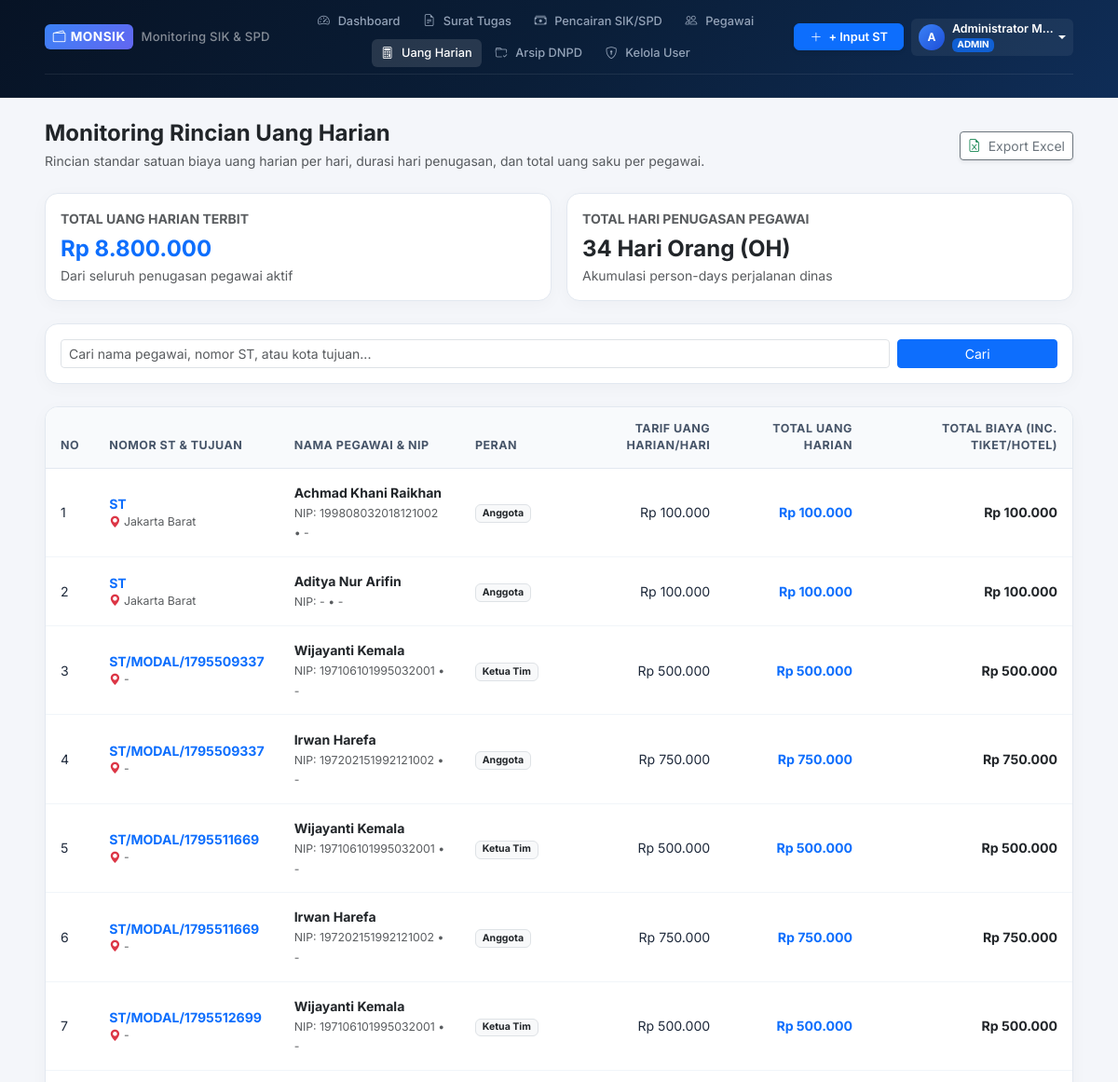
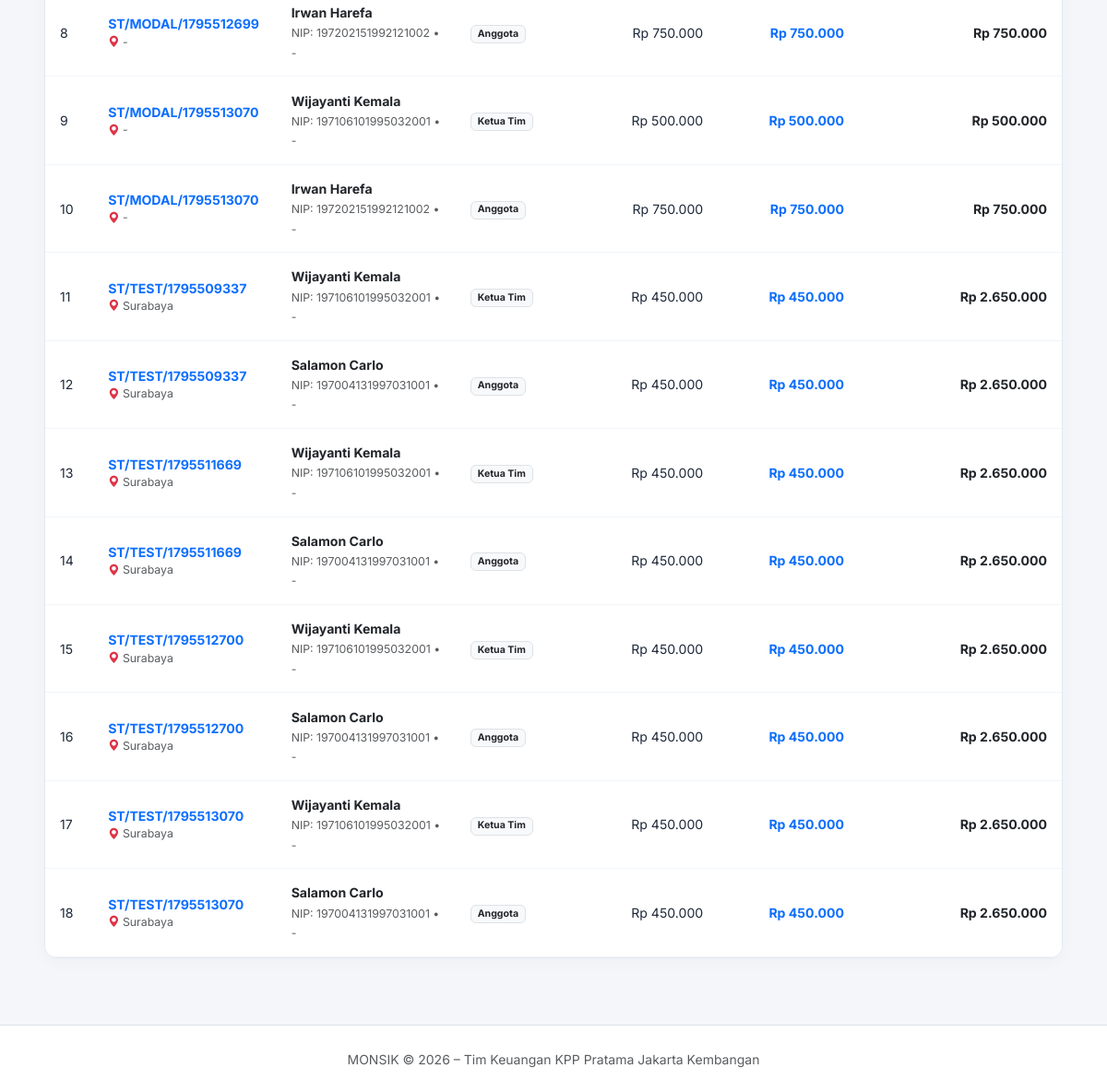
The page /monitoring/uang-harian (signed in) on the database its author committed (2 pictures, top to bottom).
### app/models.py (models this page shows, shortened)
class User(UserMixin, db.Model):
    __tablename__ = 'users'
    id = db.Column(db.Integer, primary_key=True)
    username = db.Column(db.String(64), unique=True, nullable=False, index=True)
    password_hash = db.Column(db.String(256), nullable=False)
    nama_lengkap = db.Column(db.String(128), nullable=False)
    nip = db.Column(db.String(32), unique=True, nullable=True)
    jabatan = db.Column(db.String(100), nullable=True)
    golongan = db.Column(db.String(20), nullable=True)
    role = db.Column(db.String(20), nullable=False, default='PEGAWAI')  # 'ADMIN', 'BENDAHARA', 'PEGAWAI'
    is_active = db.Column(db.Boolean, default=True)
    created_at = db.Column(db.DateTime, default=datetime.utcnow)
    created_st = db.relationship('SuratTugas', backref='pembuat', lazy=True, foreign_keys='SuratTugas.created_by_id')
    @property
    def is_admin(self):
        return self.role == 'ADMIN'
    @property
    def is_bendahara(self):
        return self.role in ['ADMIN', 'BENDAHARA']

class PesertaST(db.Model):
    __tablename__ = 'peserta_st'
    id = db.Column(db.Integer, primary_key=True)
    surat_tugas_id = db.Column(db.Integer, db.ForeignKey('surat_tugas.id'), nullable=False)
    user_id = db.Column(db.Integer, db.ForeignKey('users.id'), nullable=True)
    nama_pegawai = db.Column(db.String(128), nullable=False)
    nip = db.Column(db.String(32), nullable=True)
    golongan = db.Column(db.String(20), nullable=True)
    jabatan = db.Column(db.String(100), nullable=True)
    peran = db.Column(db.String(50), default='Anggota') # Ketua Tim / Anggota / Pengemudi
    uang_harian_per_hari = db.Column(db.Float, default=430000.0) # SBU standar per hari
    jumlah_hari = db.Column(db.Integer, default=1)
    total_uang_harian = db.Column(db.Float, default=0.0)
    biaya_transport = db.Column(db.Float, default=0.0) # Tiket pesawat / kereta / bbm / tol
    biaya_penginapan = db.Column(db.Float, default=0.0) # Hotel / wisma
    biaya_lain = db.Column(db.Float, default=0.0) # Representasi / sewa kendaraan lokal
    total_biaya_peserta = db.Column(db.Float, default=0.0)
    status_lpj_peserta = db.Column(db.String(30), default='BELUM_LPJ')
    keterangan = db.Column(db.String(255), nullable=True)
    user = db.relationship('User', backref='riwayat_st', foreign_keys=[user_id])

class SuratTugas(db.Model):
    __tablename__ = 'surat_tugas'
    id = db.Column(db.Integer, primary_key=True)
    nomor_st = db.Column(db.String(100), unique=True, nullable=False, index=True)
    nomor_spd = db.Column(db.String(100), nullable=True)
    tanggal_st = db.Column(db.Date, nullable=False, default=datetime.utcnow)
    maksud_tugas = db.Column(db.Text, nullable=False)
    tempat_tujuan = db.Column(db.String(200), nullable=True, default='-')
    kota_tujuan = db.Column(db.String(100), nullable=True, default='-')
    tanggal_berangkat = db.Column(db.Date, nullable=True, default=datetime.utcnow)
    tanggal_kembali = db.Column(db.Date, nullable=True, default=datetime.utcnow)
    jumlah_hari = db.Column(db.Integer, nullable=False, default=1)
    tingkat_biaya = db.Column(db.String(50), default='Tingkat B')
    akun_anggaran = db.Column(db.String(100), default='524111 (Belanja Perjalanan Dinas Biasa)')
    jenis_surat = db.Column(db.String(20), default='SIK', nullable=False)
    progress_status = db.Column(db.String(50), default='MERAH', nullable=False)
    status_pencairan = db.Column(db.String(30), nullable=False, default='OUTSTANDING', index=True)
    status_lpj = db.Column(db.String(30), nullable=False, default='BELUM_LPJ', index=True)
    total_anggaran = db.Column(db.Float, default=0.0)
    total_dicairkan = db.Column(db.Float, default=0.0)
    dnpd_filename = db.Column(db.String(255), nullable=True)
    dnpd_original_name = db.Column(db.String(255), nullable=True)
    dnpd_uploaded_at = db.Column(db.DateTime, nullable=True)
    dnpd_uploaded_by = db.Column(db.String(100), nullable=True)
    catatan = db.Column(db.Text, nullable=True)
    created_by_id = db.Column(db.Integer, db.ForeignKey('users.id'), nullable=True)
    created_at = db.Column(db.DateTime, default=datetime.utcnow)
    updated_at = db.Column(db.DateTime, default=datetime.utcnow, onupdate=datetime.utcnow)
    peserta_list = db.relationship('PesertaST', backref='surat_tugas', cascade='all, delete-orphan', lazy=True)
    pencairan_list = db.relationship('Pencairan', backref='surat_tugas', cascade='all, delete-orphan', lazy=True)

### app/routes/monitoring.py (the view)
@monitoring_bp.route('/uang-harian')
@login_required
def uang_harian():
    search = request.args.get('q', '').strip()
    query = PesertaST.query.join(SuratTugas)
    if current_user.role == 'PEGAWAI':
        query = query.filter(
            (PesertaST.user_id == current_user.id) |
            (PesertaST.nip == current_user.nip) |
            (PesertaST.nama_pegawai == current_user.nama_lengkap)
        )
    if search:
        query = query.filter(
            (PesertaST.nama_pegawai.ilike(f'%{search}%')) |
            (SuratTugas.nomor_st.ilike(f'%{search}%')) |
            (SuratTugas.kota_tujuan.ilike(f'%{search}%'))
        )
    peserta_list = query.order_by(SuratTugas.tanggal_st.desc()).all()
    total_uh = sum(p.total_uang_harian or 0.0 for p in peserta_list)
    total_hari = sum(p.jumlah_hari or 0 for p in peserta_list)
    return render_template(
        'monitoring/uang_harian.html',
        peserta_list=peserta_list,
        total_uh=total_uh,
        total_hari=total_hari,
        search=search
    )

### app/templates/monitoring/uang_harian.html (shortened to what this page needs)
{% extends 'base.html' %}
{% block content %}
<div class="d-flex flex-wrap align-items-center justify-content-between mt-4 mb-4 gap-3">
  <div>
    <h4 class="fw-bold mb-1 text-dark">
      {% if current_user.role == 'PEGAWAI' %}
        Rincian Uang Harian Saya
      {% else %}
        Monitoring Rincian Uang Harian
      {% endif %}
    </h4>
    <p class="text-muted small mb-0">
      {% if current_user.role == 'PEGAWAI' %}
        Rincian standar satuan biaya uang harian dan total uang saku dari penugasan dinas Anda.
      {% else %}
        Rincian standar satuan biaya uang harian per hari, durasi hari penugasan, dan total uang saku per pegawai.
      {% endif %}
    </p>
  </div>
  <a href="{{ url_for('export.excel_peserta') }}" class="btn btn-outline-secondary btn-sm bg-white shadow-sm">
    <i class="bi bi-file-earmark-excel text-success me-1"></i> Export Excel
  </a>
</div>
<div class="row g-3 mb-4">
  <div class="col-md-6">
    <div class="card card-monsik p-3 mb-0">
      <div class="small text-muted fw-bold text-uppercase">
        {% if current_user.role == 'PEGAWAI' %}Total Uang Harian Saya{% else %}Total Uang Harian Terbit{% endif %}
      </div>
      <div class="fs-4 fw-bold text-primary mt-1">{{ total_uh|rupiah }}</div>
      <small class="text-muted">
        {% if current_user.role == 'PEGAWAI' %}Akumulasi penugasan dinas Anda{% else %}Dari seluruh penugasan pegawai aktif{% endif %}
      </small>
    </div>
  </div>
  <div class="col-md-6">
    <div class="card card-monsik p-3 mb-0">
      <div class="small text-muted fw-bold text-uppercase">
        {% if current_user.role == 'PEGAWAI' %}Total Hari Dinas Saya{% else %}Total Hari Penugasan Pegawai{% endif %}
      </div>
      <div class="fs-4 fw-bold text-dark mt-1">{{ total_hari }} Hari Orang (OH)</div>
      <small class="text-muted">
        {% if current_user.role == 'PEGAWAI' %}Akumulasi hari dinas penugasan Anda{% else %}Akumulasi person-days perjalanan dinas{% endif %}
      </small>
    </div>
  </div>
</div>
<div class="card card-monsik mb-4">
  <div class="card-monsik-body p-3">
    <form method="GET" action="{{ url_for('monitoring.uang_harian') }}" class="row g-2">
      <div class="col-md-10">
        <input type="text" name="q" class="form-control form-control-sm" placeholder="Cari nama pegawai, nomor ST, atau kota tujuan..." value="{{ search or '' }}">
      </div>
      <div class="col-md-2">
        <button type="submit" class="btn btn-sm btn-primary w-100">Cari</button>
      </div>
    </form>
  </div>
</div>
<div class="card card-monsik">
  <div class="table-responsive">
    <table class="table table-monsik align-middle mb-0">
      <thead>
        <tr>
          <th>No</th>
          <th>Nomor ST & Tujuan</th>
          <th>Nama Pegawai & NIP</th>
          <th>Peran</th>
          <th class="text-end">Tarif Uang Harian/Hari</th>
          <th class="text-end">Total Uang Harian</th>
          <th class="text-end">Total Biaya (Inc. Tiket/Hotel)</th>
        </tr>
      </thead>
      <tbody>
        {% for p in peserta_list %}
        <tr>
          <td>{{ loop.index }}</td>
          <td>
            <a href="{{ url_for('surat_tugas.detail', id=p.surat_tugas.id) }}" class="fw-bold text-primary text-decoration-none">
              {{ p.surat_tugas.nomor_st }}
            </a>
            <div class="small text-muted"><i class="bi bi-geo-alt-fill text-danger"></i> {{ p.surat_tugas.kota_tujuan }}</div>
          </td>
          <td>
            <div class="fw-bold text-dark">{{ p.nama_pegawai }}</div>
            <small class="text-muted">NIP: {{ p.nip or '-' }} &bull; {{ p.golongan or '-' }}</small>
          </td>
          <td>
            <span class="badge bg-light text-dark border">{{ p.peran }}</span>
          </td>
          <td class="text-end">
            {{ p.uang_harian_per_hari|rupiah }}
          </td>
          <td class="text-end fw-bold text-primary">
            {{ p.total_uang_harian|rupiah }}
          </td>
          <td class="text-end fw-bold text-dark">
            {{ p.total_biaya_peserta|rupiah }}
          </td>
        </tr>
        {% else %}
        <tr>
          <td colspan="7" class="text-center py-4 text-muted">
            Tidak ditemukan data uang harian.
          </td>
        </tr>
        {% endfor %}
      </tbody>
    </table>
  </div>
</div>
{% endblock %}

### app/templates/base.html (shortened to what this page needs)
<!DOCTYPE html>
<html lang="id">
<head>
  <link href="https://cdn.jsdelivr.net/npm/bootstrap@5.3.3/dist/css/bootstrap.min.css" rel="stylesheet">
  <link rel="stylesheet" href="https://cdn.jsdelivr.net/npm/bootstrap-icons@1.11.3/font/bootstrap-icons.min.css">
  <link rel="stylesheet" href="{{ url_for('static', filename='css/monsik.css') }}">
</head>
<body>
  {% if current_user.is_authenticated %}
  <div class="monsik-header-banner">
    <div class="container-fluid px-lg-5">
      <nav class="navbar navbar-expand-lg navbar-dark monsik-navbar">
        <a class="navbar-brand d-flex align-items-center me-3 py-0" href="{{ url_for('dashboard.index') }}">
          <span class="brand-badge-sm me-2"><i class="bi bi-wallet2"></i> MONSIK</span>
          <span class="brand-title-sm text-white-50 d-none d-sm-inline">Monitoring SIK & SPD</span>
        </a>
        <div class="collapse navbar-collapse" id="monsikNav">
          <ul class="navbar-nav mx-auto mb-2 mb-lg-0 d-flex flex-row flex-wrap align-items-center gap-1 justify-content-center">
            <li class="nav-item">
              <a class="nav-link nav-link-monsik {% if request.endpoint == 'dashboard.index' %}active{% endif %}" href="{{ url_for('dashboard.index') }}">
                <i class="bi bi-speedometer2 me-1"></i> Dashboard
              </a>
            </li>
            <li class="nav-item">
              <a class="nav-link nav-link-monsik {% if 'surat_tugas' in request.endpoint %}active{% endif %}" href="{{ url_for('surat_tugas.index') }}">
                <i class="bi bi-file-earmark-text me-1"></i> Surat Tugas
              </a>
            </li>
            <li class="nav-item">
              <a class="nav-link nav-link-monsik {% if 'pencairan' in request.endpoint %}active{% endif %}" href="{{ url_for('pencairan.index') }}">
                <i class="bi bi-cash-stack me-1"></i> Pencairan SIK/SPD
              </a>
            </li>
            {% if current_user.is_admin or current_user.is_bendahara %}
            <li class="nav-item">
              <a class="nav-link nav-link-monsik {% if request.endpoint == 'monitoring.pegawai' %}active{% endif %}" href="{{ url_for('monitoring.pegawai') }}">
                <i class="bi bi-people me-1"></i> Pegawai
              </a>
            </li>
            {% endif %}
            <li class="nav-item">
              <a class="nav-link nav-link-monsik {% if request.endpoint == 'monitoring.uang_harian' %}active{% endif %}" href="{{ url_for('monitoring.uang_harian') }}">
                <i class="bi bi-calculator me-1"></i> Uang Harian
              </a>
            </li>
            {% if current_user.is_bendahara %}
            <li class="nav-item">
              <a class="nav-link nav-link-monsik {% if 'dnpd' in request.endpoint %}active{% endif %}" href="{{ url_for('dnpd.arsip') }}">
                <i class="bi bi-folder-check me-1"></i> Arsip DNPD
              </a>
            </li>
            {% endif %}
            {% if current_user.is_admin %}
            <li class="nav-item">
              <a class="nav-link nav-link-monsik {% if 'users' in request.endpoint %}active{% endif %}" href="{{ url_for('users.index') }}">
                <i class="bi bi-shield-lock me-1"></i> Kelola User
              </a>
            </li>
            {% endif %}
          </ul>
          <div class="d-flex align-items-center gap-2 ms-lg-2">
            {% if current_user.is_admin or current_user.is_bendahara %}
            <button type="button" class="btn btn-primary btn-sm fw-semibold shadow-sm text-nowrap px-3 py-1" data-bs-toggle="modal" data-bs-target="#modalInputST" style="font-size: 0.8rem; border-radius: 6px;">
              <i class="bi bi-plus-lg me-1"></i> + Input ST
            </button>
            {% endif %}
            <div class="dropdown">
              <a href="#" class="d-flex align-items-center text-white text-decoration-none dropdown-toggle py-1 px-2 rounded-2" id="userMenu" data-bs-toggle="dropdown" style="background: rgba(255,255,255,0.06);">
                <div class="avatar-circle-sm me-2">
                  {{ current_user.nama_lengkap[:1] }}
                </div>
                <div class="text-start d-none d-xl-block" style="line-height: 1.1;">
                  <div class="fw-semibold text-truncate" style="font-size: 0.78rem; max-width: 110px;">{{ current_user.nama_lengkap }}</div>
                  <span class="badge bg-primary bg-opacity-75" style="font-size: 0.62rem; padding: 0.15rem 0.35rem;">{{ current_user.role }}</span>
                </div>
              </a>
            </div>
          </div>
        </div>
      </nav>
    </div>
  </div>
  {% endif %}
  <div class="container-fluid px-lg-5 pt-3">
  </div>
  <main class="monsik-main-container container-fluid px-lg-5">
    {% block content %}{% endblock %}
  </main>
  <footer class="py-4 text-center text-muted border-top bg-white mt-auto">
    <div class="container">
      <small>MONSIK &copy; 2026 – Tim Keuangan KPP Pratama Jakarta Kembangan</small>
    </div>
  </footer>
</body>
</html>

### rows shown on the page
User: nama_lengkap "A", nama_lengkap "Administrator M…", role "ADMIN"
PesertaST: surat_tugas.nomor_st "ST", surat_tugas.kota_tujuan "Jakarta Barat", nama_pegawai "Achmad Khani Raikhan", nip "199808032018121002", golongan "-", peran "Anggota", uang_harian_per_hari|rupiah "Rp 100.000", total_uang_harian|rupiah "Rp 100.000", total_biaya_peserta|rupiah "Rp 100.000"
PesertaST: surat_tugas.nomor_st "ST", surat_tugas.kota_tujuan "Jakarta Barat", nama_pegawai "Aditya Nur Arifin", nip "-", golongan "-", peran "Anggota", uang_harian_per_hari|rupiah "Rp 100.000", total_uang_harian|rupiah "Rp 100.000", total_biaya_peserta|rupiah "Rp 100.000"
PesertaST: surat_tugas.nomor_st "ST/MODAL/1795509337", surat_tugas.kota_tujuan "-", nama_pegawai "Wijayanti Kemala", nip "197106101995032001", golongan "-", peran "Ketua Tim", uang_harian_per_hari|rupiah "Rp 500.000", total_uang_harian|rupiah "Rp 500.000", total_biaya_peserta|rupiah "Rp 500.000"
PesertaST: surat_tugas.nomor_st "ST/MODAL/1795509337", surat_tugas.kota_tujuan "-", nama_pegawai "Irwan Harefa", nip "197202151992121002", golongan "-", peran "Anggota", uang_harian_per_hari|rupiah "Rp 750.000", total_uang_harian|rupiah "Rp 750.000", total_biaya_peserta|rupiah "Rp 750.000"
PesertaST: surat_tugas.nomor_st "ST/MODAL/1795511669", surat_tugas.kota_tujuan "-", nama_pegawai "Wijayanti Kemala", nip "197106101995032001", golongan "-", peran "Ketua Tim", uang_harian_per_hari|rupiah "Rp 500.000", total_uang_harian|rupiah "Rp 500.000", total_biaya_peserta|rupiah "Rp 500.000"
PesertaST: surat_tugas.nomor_st "ST/MODAL/1795511669", surat_tugas.kota_tujuan "-", nama_pegawai "Irwan Harefa", nip "197202151992121002", golongan "-", peran "Anggota", uang_harian_per_hari|rupiah "Rp 750.000", total_uang_harian|rupiah "Rp 750.000", total_biaya_peserta|rupiah "Rp 750.000"
PesertaST: surat_tugas.nomor_st "ST/MODAL/1795512699", surat_tugas.kota_tujuan "-", nama_pegawai "Wijayanti Kemala", nip "197106101995032001", golongan "-", peran "Ketua Tim", uang_harian_per_hari|rupiah "Rp 500.000", total_uang_harian|rupiah "Rp 500.000", total_biaya_peserta|rupiah "Rp 500.000"
PesertaST: surat_tugas.nomor_st "ST/MODAL/1795512699", surat_tugas.kota_tujuan "-", nama_pegawai "Irwan Harefa", nip "197202151992121002", golongan "-", peran "Anggota", uang_harian_per_hari|rupiah "Rp 750.000", total_uang_harian|rupiah "Rp 750.000", total_biaya_peserta|rupiah "Rp 750.000"
PesertaST: surat_tugas.nomor_st "ST/MODAL/1795513070", surat_tugas.kota_tujuan "-", nama_pegawai "Wijayanti Kemala", nip "197106101995032001", golongan "-", peran "Ketua Tim", uang_harian_per_hari|rupiah "Rp 500.000", total_uang_harian|rupiah "Rp 500.000", total_biaya_peserta|rupiah "Rp 500.000"
PesertaST: surat_tugas.nomor_st "ST/MODAL/1795513070", surat_tugas.kota_tujuan "-", nama_pegawai "Irwan Harefa", nip "197202151992121002", golongan "-", peran "Anggota", uang_harian_per_hari|rupiah "Rp 750.000", total_uang_harian|rupiah "Rp 750.000", total_biaya_peserta|rupiah "Rp 750.000"
PesertaST: surat_tugas.nomor_st "ST/TEST/1795509337", surat_tugas.kota_tujuan "Surabaya", nama_pegawai "Wijayanti Kemala", nip "197106101995032001", golongan "-", peran "Ketua Tim", uang_harian_per_hari|rupiah "Rp 450.000", total_uang_harian|rupiah "Rp 450.000", total_biaya_peserta|rupiah "Rp 2.650.000"
PesertaST: surat_tugas.nomor_st "ST/TEST/1795509337", surat_tugas.kota_tujuan "Surabaya", nama_pegawai "Salamon Carlo", nip "197004131997031001", golongan "-", peran "Anggota", uang_harian_per_hari|rupiah "Rp 450.000", total_uang_harian|rupiah "Rp 450.000", total_biaya_peserta|rupiah "Rp 2.650.000"
PesertaST: surat_tugas.nomor_st "ST/TEST/1795511669", surat_tugas.kota_tujuan "Surabaya", nama_pegawai "Wijayanti Kemala", nip "197106101995032001", golongan "-", peran "Ketua Tim", uang_harian_per_hari|rupiah "Rp 450.000", total_uang_harian|rupiah "Rp 450.000", total_biaya_peserta|rupiah "Rp 2.650.000"
PesertaST: surat_tugas.nomor_st "ST/TEST/1795511669", surat_tugas.kota_tujuan "Surabaya", nama_pegawai "Salamon Carlo", nip "197004131997031001", golongan "-", peran "Anggota", uang_harian_per_hari|rupiah "Rp 450.000", total_uang_harian|rupiah "Rp 450.000", total_biaya_peserta|rupiah "Rp 2.650.000"
PesertaST: surat_tugas.nomor_st "ST/TEST/1795512700", surat_tugas.kota_tujuan "Surabaya", nama_pegawai "Wijayanti Kemala", nip "197106101995032001", golongan "-", peran "Ketua Tim", uang_harian_per_hari|rupiah "Rp 450.000", total_uang_harian|rupiah "Rp 450.000", total_biaya_peserta|rupiah "Rp 2.650.000"
PesertaST: surat_tugas.nomor_st "ST/TEST/1795512700", surat_tugas.kota_tujuan "Surabaya", nama_pegawai "Salamon Carlo", nip "197004131997031001", golongan "-", peran "Anggota", uang_harian_per_hari|rupiah "Rp 450.000", total_uang_harian|rupiah "Rp 450.000", total_biaya_peserta|rupiah "Rp 2.650.000"
PesertaST: surat_tugas.nomor_st "ST/TEST/1795513070", surat_tugas.kota_tujuan "Surabaya", nama_pegawai "Wijayanti Kemala", nip "197106101995032001", golongan "-", peran "Ketua Tim", uang_harian_per_hari|rupiah "Rp 450.000", total_uang_harian|rupiah "Rp 450.000", total_biaya_peserta|rupiah "Rp 2.650.000"
PesertaST: surat_tugas.nomor_st "ST/TEST/1795513070", surat_tugas.kota_tujuan "Surabaya", nama_pegawai "Salamon Carlo", nip "197004131997031001", golongan "-", peran "Anggota", uang_harian_per_hari|rupiah "Rp 450.000", total_uang_harian|rupiah "Rp 450.000", total_biaya_peserta|rupiah "Rp 2.650.000"

### other values the page prints
{{ total_uh|rupiah }} "Rp 8.800.000"
{{ total_hari }} "34"
